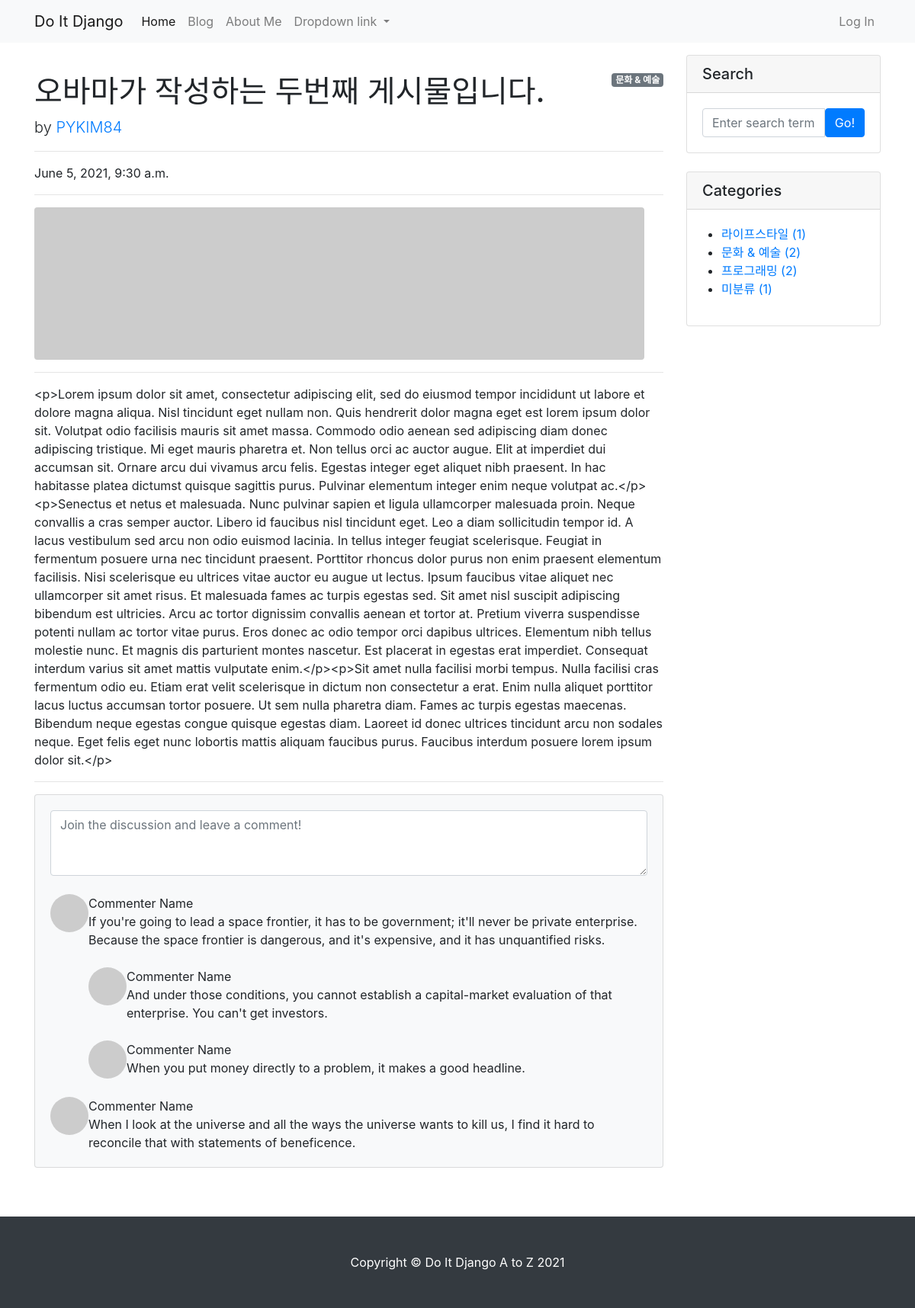
/blog/5/, run on the app's committed database.
### blog/models.py (models this page shows, shortened)
class Post(models.Model):
    title = models.CharField(max_length=30)
    hook_text = models.CharField(max_length=100, blank=True)
    content = models.TextField()
    head_image = models.ImageField(upload_to='blog/images/%Y/%m/%d/', blank=True)
    file_upload = models.FileField(upload_to='blog/files/%Y/%m/%d', blank=True)
    created_at = models.DateTimeField(auto_now_add=True)
    updated_at = models.DateTimeField(auto_now=True)
    author = models.ForeignKey(User, null=True, on_delete=models.SET_NULL)
    category = models.ForeignKey(Category, null=True, blank=True, on_delete=models.SET_NULL)
    tags = models.ManyToManyField(Tag, blank=True)

class Category(models.Model):
    name = models.CharField(max_length=50, unique=True)
    slug = models.SlugField(max_length=200, unique=True, allow_unicode=True)
    def __str__(self):
        return self.name
    def get_absolute_url(self):
        return f'/blog/category/{self.slug}/'
    class Meta:
        verbose_name_plural = 'Categories'

### blog/views.py (the view)
# urls.py: path('/<int:pk>/', views.PostDetail.as_view()),
class PostDetail(DetailView):
    model = Post
    def get_context_data(self, **kwargs):
        context = super(PostDetail, self).get_context_data()
        context['categories'] = Category.objects.all()
        context['no_category_post_count'] = Post.objects.filter(category=None).count()
        return context

### blog/templates/blog/post_detail.html (shortened to what this page needs)
{% extends 'blog/base.html' %}
{% block main_area %}
    <div id="post-area">
        {% if post.category %}
            <span class="badge badge-secondary float-right">{{ post.category }}</span>
        {% else %}
            <span class="badge badge-secondary float-right">미분류</span>
        {% endif %}
        <h1 class="mt-4">{{ post.title }}</h1>
        <p class="lead">
            by
            <a href="#">{{ post.author | upper }}</a>
        </p>
        <hr>
        <p>{{ post.created_at }}</p>
        <hr>
        {% if post.head_image %}
        <img class="img-fluid rounded" src="{{ post.head_image.url }}" alt="{{ post.title }} head_image" />
        {% else %}
            <img class="img-fluid rounded" src="https://picsum.photos/seed/{{ post.id }}/800/200" alt="random_image">
        {% endif %}
        <hr>
        <p>{{ post.content }}</p>
        <hr>
    </div>
    <div id="comment-area">
        <section class="mb-5">
            <div class="card bg-light">
                <div class="card-body">
                    <form class="mb-4"><textarea class="form-control" rows="3" placeholder="Join the discussion and leave a comment!"></textarea></form>
                    <div class="d-flex mb-4">
                        <div class="flex-shrink-0"><img class="rounded-circle" src="https://dummyimage.com/50x50/ced4da/6c757d.jpg" alt="..." /></div>
                        <div class="ms-3">
                            <div class="fw-bold">Commenter Name</div>
                            If you're going to lead a space frontier, it has to be government; it'll never be private enterprise. Because the space frontier is dangerous, and it's expensive, and it has unquantified risks.
                            <div class="d-flex mt-4">
                                <div class="flex-shrink-0"><img class="rounded-circle" src="https://dummyimage.com/50x50/ced4da/6c757d.jpg" alt="..." /></div>
                                <div class="ms-3">
                                    <div class="fw-bold">Commenter Name</div>
                                    And under those conditions, you cannot establish a capital-market evaluation of that enterprise. You can't get investors.
                                </div>
                            </div>
                            <div class="d-flex mt-4">
                                <div class="flex-shrink-0"><img class="rounded-circle" src="https://dummyimage.com/50x50/ced4da/6c757d.jpg" alt="..." /></div>
                                <div class="ms-3">
                                    <div class="fw-bold">Commenter Name</div>
                                    When you put money directly to a problem, it makes a good headline.
                                </div>
                            </div>
                        </div>
                    </div>
                    <div class="d-flex">
                        <div class="flex-shrink-0"><img class="rounded-circle" src="https://dummyimage.com/50x50/ced4da/6c757d.jpg" alt="..." /></div>
                        <div class="ms-3">
                            <div class="fw-bold">Commenter Name</div>
                            When I look at the universe and all the ways the universe wants to kill us, I find it hard to reconcile that with statements of beneficence.
                        </div>
                    </div>
                </div>
            </div>
        </section>
    </div>
{% endblock %}

### blog/templates/blog/base.html (shortened to what this page needs)
<!DOCTYPE html>
{% load static %}
<html lang="en">
<head>
    <link href="{% static 'blog/bootstrap/bootstrap.min.css' %}" rel="stylesheet" media="screen">
</head>
<body>
    {% include 'blog/navbar.html' %}
    <div class="container my-3">
        <div class="row">
            <div class="col-md-8 col-lg-9" id="main-area">
                {% block main_area %}
                {% endblock %}
            </div>
            <div class="col-md-4 col-lg-3">
                <div class="card mb-4">
                    <h5 class="card-header">Search</h5>
                    <div class="card-body">
                        <div class="input-group">
                            <input class="form-control" type="text" placeholder="Enter search term..." aria-label="Enter search term..." aria-describedby="button-search">
                            <button class="btn btn-primary" id="button-search" type="button">Go!</button>
                        </div>
                    </div>
                </div>
                <div class="card mb-4" id="categories-card">
                    <h5 class="card-header">Categories</h5>
                    <div class="card-body">
                        <div class="row">
                            <ul>
                                {% for category in categories %}
                                <li>
                                    <a href="{{ category.get_absolute_url }}">{{ category }} ({{ category.post_set.count }})</a>
                                </li>
                                {% endfor %}
                                <li>
                                    <a href="/blog/category/no_category/">미분류 ({{ no_category_post_count }})</a>
                                </li>
                            </ul>
                        </div>
                    </div>
                </div>
            </div>
        </div>
    </div>
{% include 'blog/footer.html' %}
</body>
</html>

### data on the page
Post: category "문화 & 예술", title "오바마가 작성하는 두번째 게시물입니다.", author "PYKIM84", created_at "June 5, 2021, 9:30 a.m.", content "<p>Lorem ipsum dolor sit amet, consectetur adipiscing elit, sed do eiusmod tempor incididunt ut labore et dolore magna aliqua. Nisl tincidunt eget nullam non. Quis hendrerit dolor magna eget est lorem ipsum dolor sit. Volutpat odio facilisis mauris sit amet massa. Commodo odio aenean sed adipiscing diam donec adipiscing tristique. Mi eget mauris pharetra et. Non tellus orci ac auctor augue. Elit at imperdiet dui accumsan sit. Ornare arcu dui vivamus arcu felis. Egestas integer eget aliquet nibh praesent. In hac habitasse platea dictumst quisque sagittis purus. Pulvinar elementum integer enim neque volutpat ac.</p><p>Senectus et netus et malesuada. Nunc pulvinar sapien et ligula ullamcorper…"
Category: name "라이프스타일", post_set.count "1"
Category: name "문화 & 예술", post_set.count "2"
Category: name "프로그래밍", post_set.count "2"

### other printed values
{{ no_category_post_count }} "1"
